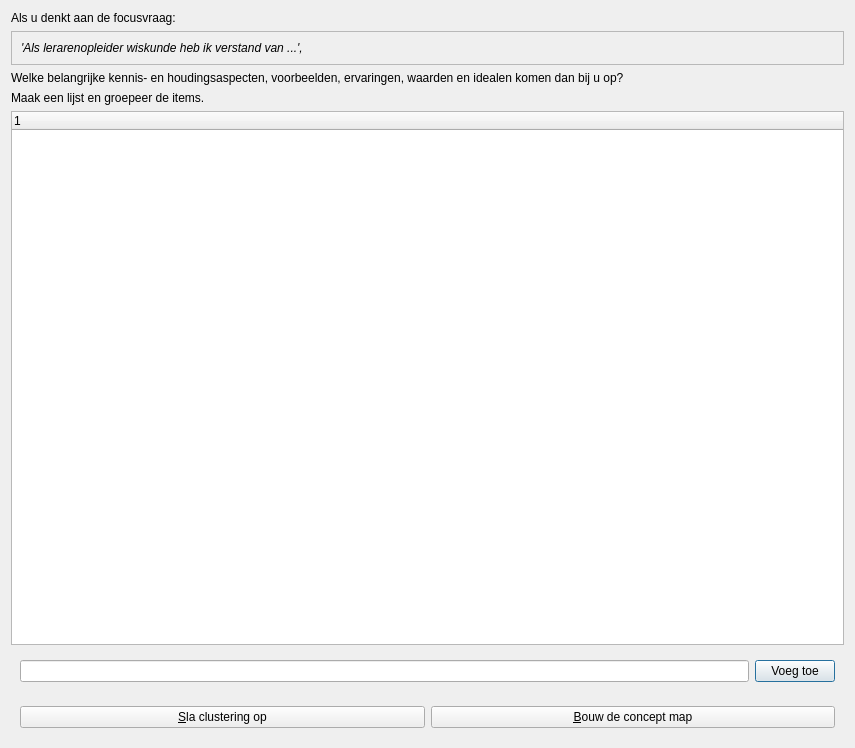
<?xml version="1.0" encoding="UTF-8"?>
<ui version="4.0">
 <class>QtPvdbClusterDialog</class>
 <widget class="QDialog" name="QtPvdbClusterDialog">
  <property name="geometry">
   <rect>
    <x>0</x>
    <y>0</y>
    <width>855</width>
    <height>748</height>
   </rect>
  </property>
  <property name="windowTitle">
   <string>Associeer- en cluster-scherm</string>
  </property>
  <property name="windowIcon">
   <iconset resource="ProjectVanDenBogaart.qrc">
    <normaloff>:/images/PicArrow14x14.png</normaloff>:/images/PicArrow14x14.png</iconset>
  </property>
  <layout class="QVBoxLayout" name="verticalLayout">
   <item>
    <widget class="QLabel" name="label_text_top">
     <property name="text">
      <string>Als u denkt aan de focusvraag:</string>
     </property>
    </widget>
   </item>
   <item>
    <widget class="QFrame" name="frame">
     <property name="frameShape">
      <enum>QFrame::StyledPanel</enum>
     </property>
     <property name="frameShadow">
      <enum>QFrame::Raised</enum>
     </property>
     <layout class="QVBoxLayout" name="verticalLayout_2">
      <item>
       <widget class="QLabel" name="label_question">
        <property name="font">
         <font>
          <weight>50</weight>
          <italic>true</italic>
          <bold>false</bold>
         </font>
        </property>
        <property name="frameShape">
         <enum>QFrame::NoFrame</enum>
        </property>
        <property name="frameShadow">
         <enum>QFrame::Plain</enum>
        </property>
        <property name="text">
         <string>'Als lerarenopleider wiskunde heb ik verstand van ...',</string>
        </property>
       </widget>
      </item>
     </layout>
    </widget>
   </item>
   <item>
    <widget class="QLabel" name="label_text_bottom">
     <property name="text">
      <string>Welke belangrijke kennis- en houdingsaspecten, voorbeelden, ervaringen, waarden en idealen komen dan bij u op? </string>
     </property>
     <property name="wordWrap">
      <bool>true</bool>
     </property>
    </widget>
   </item>
   <item>
    <widget class="QLabel" name="label">
     <property name="text">
      <string>Maak een lijst en groepeer de items.</string>
     </property>
    </widget>
   </item>
   <item>
    <widget class="QtPvdbClusterWidget" name="tree">
     <column>
      <property name="text">
       <string notr="true">1</string>
      </property>
     </column>
    </widget>
   </item>
   <item>
    <widget class="QWidget" name="widget_add" native="true">
     <layout class="QHBoxLayout" name="horizontalLayout_2">
      <item>
       <widget class="QLineEdit" name="edit">
        <property name="text">
         <string/>
        </property>
       </widget>
      </item>
      <item>
       <widget class="QPushButton" name="button_add">
        <property name="text">
         <string>Voeg toe</string>
        </property>
       </widget>
      </item>
     </layout>
    </widget>
   </item>
   <item>
    <widget class="QWidget" name="widget_bottom" native="true">
     <layout class="QHBoxLayout" name="horizontalLayout">
      <item>
       <widget class="QPushButton" name="button_save">
        <property name="text">
         <string>&amp;Sla clustering op</string>
        </property>
       </widget>
      </item>
      <item>
       <widget class="QPushButton" name="button_next">
        <property name="text">
         <string>&amp;Bouw de concept map</string>
        </property>
       </widget>
      </item>
     </layout>
    </widget>
   </item>
  </layout>
 </widget>
 <customwidgets>
  <customwidget>
   <class>QtPvdbClusterWidget</class>
   <extends>QTreeWidget</extends>
   <header>qtpvdbclusterwidget.h</header>
  </customwidget>
 </customwidgets>
 <resources>
  <include location="ProjectVanDenBogaart.qrc"/>
 </resources>
 <connections/>
</ui>
